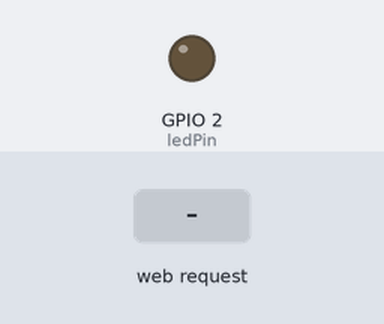
Simulated run of this sketch. Board: ESP32. Shown: output pins drawn as LEDs (lit = HIGH). The test bench sets the inputs (shaded band). WiFi joins after 1.5 s; servers stay silent unless stated; what the sketch prints to the serial monitor is not drawn.

Above: at 3.2 s.
3.3 s: HTTP request GET /led/on received
At 3.6 s:
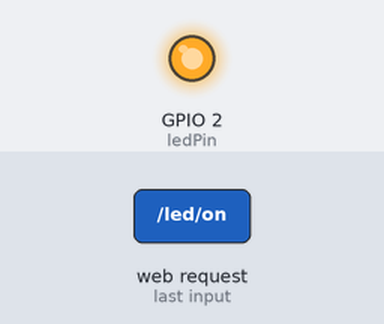
4.8 s: HTTP request GET /led/off received
At 5.9 s:
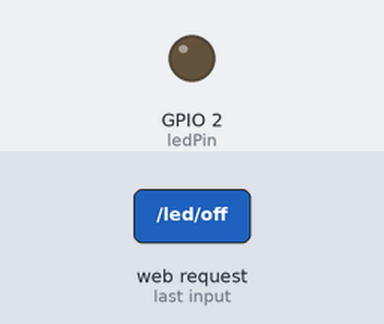
Timing chart, 0 to 7.8 s (numbered marks = the images above; inputs shaded):
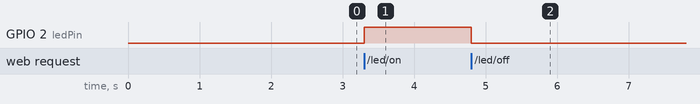

Measured:
- after the input at 3.3 s, GPIO 2 (ledPin): LOW → HIGH at once
- after the input at 4.8 s, GPIO 2 (ledPin): HIGH → LOW at once

The sketch:

Practica4_WiFiyLed.ino
```cpp
#include <WiFi.h>
#include <WebServer.h>


const char* ssid = "Michelle"; // Reemplaza con tu SSID de Wi-Fi
const char* password = "sunghoon"; // Reemplaza con tu contraseña de Wi-Fi


WebServer server(80);
const int ledPin = 2;


void handleRoot(){
String html = "<html><body><h1>Control de LED</h1>";
html+="<a href='/led/on'><button>Encender LED</button></a><br>";
html+= "<a href='/led/off'><button>Apagar LED</button></a>";
html += "</body></html>";
server.send(200, "text/html", html);
}

void handleLedOn(){
digitalWrite(ledPin, HIGH);
server.send(200, "text/plain", "LED Encendido");
}

void handleLedOff(){
digitalWrite(ledPin, LOW);
server.send(200, "text/plain", "LED Apagado");
}


void setup(){
pinMode(ledPin, OUTPUT);
digitalWrite(ledPin, LOW);
Serial.begin(115200);

WiFi.begin(ssid,password);
while (WiFi.status() != WL_CONNECTED){
delay(1000);
Serial.println("Conectando a Wi-Fi...");
}

Serial.println("Conectado a Wi-Fi");
Serial.print("Dirección IP:");
Serial.println(WiFi.localIP());


server.on("/", handleRoot);
server.on("/led/on", handleLedOn);
server.on("/led/off", handleLedOff);
server.begin();
}

void loop(){
server.handleClient();
}
```
